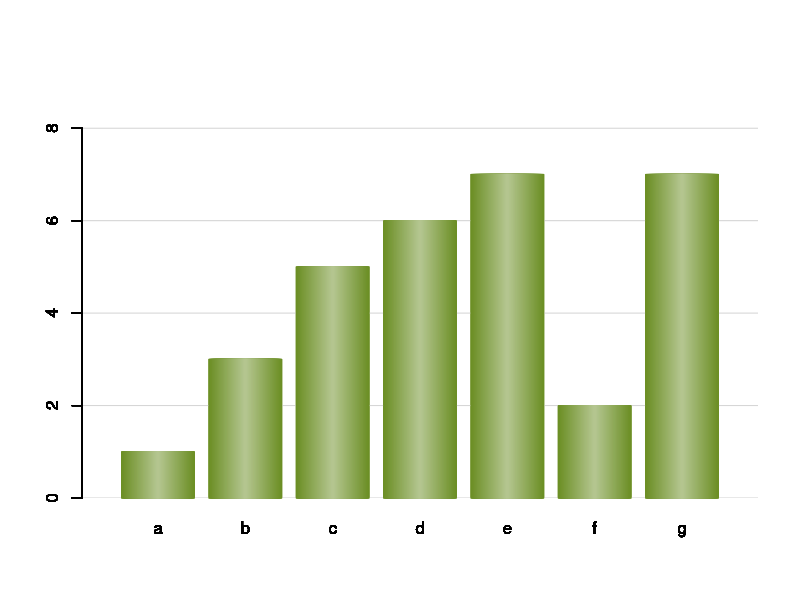

Here is the R script that generated this plot:
#====================
#  script to plot bars with color gradient making a shadow-effect
#=====================
x <- c(1,3,5,6,7,2,7)
names <- c("a","b","c","d","e","f","g")

colfunc <- colorRampPalette(c( 'olivedrab',"white")) #"#336600",
color_gradient = 50 # number of gradient layers

#===== width and the space between bars
space = 0.2
width = 1
xlim = c(0, length(x)*(width+space)+space)
ylim = c(0, 9)
#===== bars are filled layer-by-layer with decreasing darckness and decreasing bar width
for (i in 1:color_gradient){
    colori = colfunc(color_gradient*2)[i] # next color ; here we increase the color array twice to keep everything darker
    w = width*(1-(i-1)*(1.0/color_gradient)) # next bar width   
    s = c((space+(1-w)/2)/w, rep((space+1-w)/w,length(x)-1))
    
    barplot(x, col = colori, names.arg=names,
        xlim = xlim, ylim =ylim,border= colori,
        width = w, space =  s,axisnames = TRUE)
    par(new = TRUE)
    #===== to make grid under bars we need to re-plot the first layer
    if (i == 1) {
        grid(nx=NA, ny=NULL,col = "lightgray", lty = "solid")
        par(new = TRUE)
        barplot(x, col = colori, names.arg=names,
            xlim = xlim, ylim = ylim,border= colori,
            width = w, space =  s, axisnames = TRUE)
         par(new = TRUE)
    }
    
}
